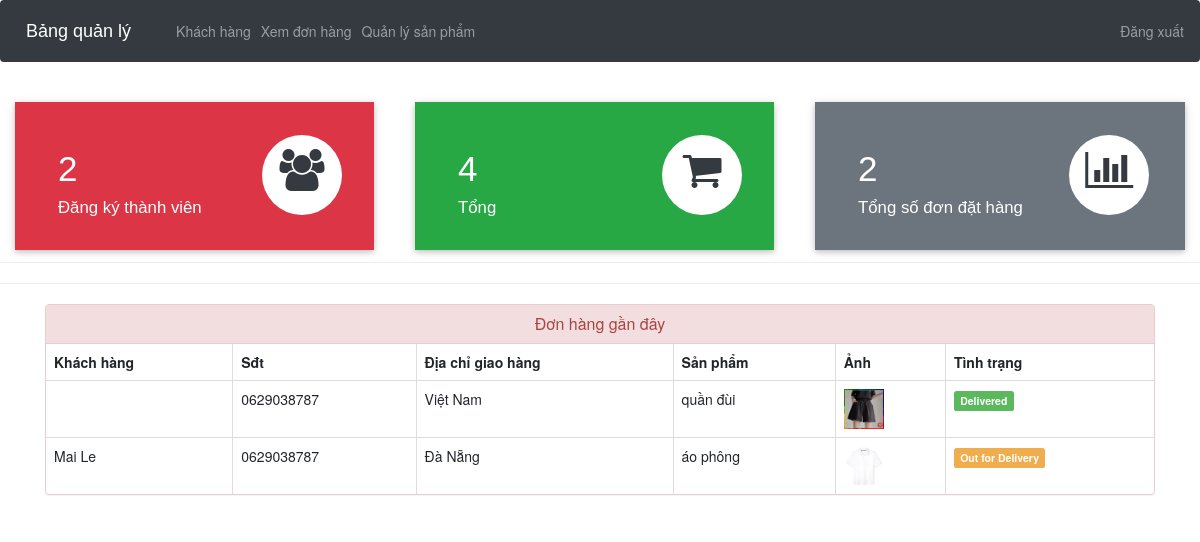
Page /admin-dashboard (signed in) on the committed database.
### ecom/models.py (models this page shows, shortened)
class Customer(models.Model):
    user=models.OneToOneField(User,on_delete=models.CASCADE)
    profile_pic= models.ImageField(upload_to='profile_pic/CustomerProfilePic/',null=True,blank=True)
    address = models.CharField(max_length=40)
    mobile = models.CharField(max_length=20,null=False)
    @property
    def get_name(self):
        return self.user.first_name+" "+self.user.last_name

class Orders(models.Model):
    STATUS =(
        ('Pending','Pending'),
        ('Order Confirmed','Order Confirmed'),
        ('Out for Delivery','Out for Delivery'),
        ('Delivered','Delivered'),
    )
    customer=models.ForeignKey('Customer', on_delete=models.CASCADE,null=True)
    product=models.ForeignKey('Product',on_delete=models.CASCADE,null=True)
    email = models.CharField(max_length=50,null=True)
    address = models.CharField(max_length=500,null=True)
    mobile = models.CharField(max_length=20,null=True)
    order_date= models.DateField(auto_now_add=True,null=True)
    status=models.CharField(max_length=50,null=True,choices=STATUS)

class Product(models.Model):
    name=models.CharField(max_length=40)
    product_image= models.ImageField(upload_to='product_image/',null=True,blank=True)
    price = models.PositiveIntegerField()
    description=models.CharField(max_length=40)

### ecom/views.py (the view)
# urls.py: path('admin-dashboard', views.admin_dashboard_view,name='admin-dashboard'),
@login_required(login_url='adminlogin')
def admin_dashboard_view(request):
    customercount=models.Customer.objects.all().count()
    productcount=models.Product.objects.all().count()
    ordercount=models.Orders.objects.all().count()
    orders=models.Orders.objects.all()
    ordered_products=[]
    ordered_bys=[]
    for order in orders:
        ordered_product=models.Product.objects.all().filter(id=order.product.id)
        ordered_by=models.Customer.objects.all().filter(id = order.customer.id)
        ordered_products.append(ordered_product)
        ordered_bys.append(ordered_by)
    mydict={
    'customercount':customercount,
    'productcount':productcount,
    'ordercount':ordercount,
    'data':zip(ordered_products,ordered_bys,orders),
    }
    return render(request,'ecom/admin_dashboard.html',context=mydict)

### templates/ecom/admin_dashboard.html
{% extends 'ecom/admin_base.html' %}
{% load static %}
{% block content %}
<br>
{%include 'ecom/admin_dashboard_cards.html'%}
<br><br><br><br><br>
<hr><hr>
<div class="container" >
    <div class="panel panel-danger" >
      <div class="panel-heading" style="text-align:center;">
        <h6 class="panel-title">Đơn hàng gần đây</h6>
      </div>
      <table class="table table-hover table-bordered" id="dev-table">
        <thead>
          <tr>
            <th>Khách hàng</th>
            <th>Sđt</th>
            <th>Địa chỉ giao hàng</th>
            <th>Sản phẩm</th>
            <th>Ảnh</th>
            <th>Tình trạng</th>
          </tr>
        </thead>
        {% for product,customer,order in data %}
        <tr>
          {% for c in customer %}
          <td> {{c.get_name}}</td>
          <td>{{c.mobile}}</td>
          <td>{{order.address}}</td>
          {% endfor %}
          {% for p in product %}
          <td> {{p.name}}</td>
          <td> <img src="{% static p.product_image.url %}" alt="Profile Pic" height="40px" width="40px" /></td>
          {% if order.status == 'Pending'%}
          <td> <span class="label label-info">{{order.status}}</span></td>
          {% elif order.status == 'Delivered' %}
          <td> <span class="label label-success">{{order.status}}</span></td>
          {% elif order.status == 'Out for Delivery' %}
          <td> <span class="label label-warning">{{order.status}}</span></td>
          {%else%}
            <td> <span class="label label-primary">{{order.status}}</span></td>
          {%endif%}
          {% endfor %}
        </tr>
        {% endfor %}
      </table>
  </div>
</div>
{% endblock content %}

### templates/ecom/admin_base.html (shortened to what this page needs)
<!DOCTYPE html>
{% load static %}
<html lang="en">
<head>
  <link rel="stylesheet" href="https://stackpath.bootstrapcdn.com/bootstrap/4.3.1/css/bootstrap.min.css">
  <link rel="stylesheet" href="https://maxcdn.bootstrapcdn.com/font-awesome/4.7.0/css/font-awesome.min.css">
</head>
<body>
  <div class="bs-example">
    <nav class="navbar navbar-expand-md navbar-dark fixed-top" style="background:#343A40;">
      <a href="/" class="navbar-brand">Bảng quản lý</a>
      <div class="collapse navbar-collapse justify-content-between" id="navbarCollapse">
        <div class="navbar-nav">
          <a href="/view-customer" class="nav-item nav-link">Khách hàng</a>
          <a href="/admin-view-booking" class="nav-item nav-link">Xem đơn hàng</a>
          <a href="/admin-products" class="nav-item nav-link">Quản lý sản phẩm</a>
        </div>
        <div class="navbar-nav navbar-right">
          <a href="/logout" class="nav-item nav-link"> Đăng xuất</a>
        </div>
      </div>
    </nav>
  </div>
  {% block content %}
  {% endblock content %}
<br><br><br><br><br><br><br><br>
</body>
</html>

### templates/ecom/admin_dashboard_cards.html (shortened to what this page needs)
<!DOCTYPE html>
<html lang="en" dir="ltr">
<head>
  <link rel="stylesheet" href="https://maxcdn.bootstrapcdn.com/bootstrap/3.4.1/css/bootstrap.min.css">
  <link rel="stylesheet" href="https://cdnjs.cloudflare.com/ajax/libs/font-awesome/4.7.0/css/font-awesome.min.css">
</head>
<body>
  <div class="market-updates">
    <div class="col-md-4 market-update-gd">
      <div class="market-update-block clr-block-1">
        <div class="col-md-8 market-update-left">
          <h3>{{customercount}}</h3>
          <h4>Đăng ký thành viên</h4>
        </div>
        <div class="col-md-4 market-update-right">
          <i class="fa fa-users"></i>
        </div>
        <div class="clearfix"> </div>
      </div>
    </div>
    <div class="col-md-4 market-update-gd">
      <div class="market-update-block clr-block-2">
        <div class="col-md-8 market-update-left">
          <h3>{{productcount}}</h3>
          <h4>Tổng</h4>
        </div>
        <div class="col-md-4 market-update-right">
          <i class="fa fa-shopping-cart"></i>
        </div>
        <div class="clearfix"> </div>
      </div>
    </div>
    <div class="col-md-4 market-update-gd">
      <div class="market-update-block clr-block-3">
        <div class="col-md-8 market-update-left">
          <h3>{{ordercount}}</h3>
          <h4>Tổng số đơn đặt hàng</h4>
        </div>
        <div class="col-md-4 market-update-right">
          <i class="fa fa-bar-chart"> </i>
        </div>
        <div class="clearfix"> </div>
      </div>
    </div>
  </div>
  <br><br>
</body>
</html>

### templates/ecom/admin_base.html (style rules this page uses)
.bs-example { margin: 0px; }
.navbar-brand { font-size: 20px; font-family: sans-serif; }
.fa { font-size: 23px; width: 60px; text-align: center; text-decoration: none; margin: 5px 2px; border-radius: 50%; }

### templates/ecom/admin_dashboard_cards.html (style rules this page uses)
.market-update-block { padding: 2em 2em; background: #999; }
.market-update-block h3 { color: #fff; font-size: 2.5em; font-family: 'Carrois Gothic', sans-serif; }
.market-update-block h4 { font-size: 1.2em; color: #fff; margin: 0.3em 0em; font-family: 'Carrois Gothic', sans-serif; }
.market-update-block.clr-block-1 { background: #DC3545; margin-right: 0.8em; box-shadow: 0 2px 5px 0 rgba(0, 0, 0, 0.16), 0 2px 10px 0 rgba(0, 0, 0, 0.12); transition: 0.5s all; -webkit-transition: 0.5s all; -moz-transition: 0.5s all; -o-transition: 0.5s all; }
.market-update-block.clr-block-2 { background: #28A745; margin-right: 0.8em; box-shadow: 0 2px 5px 0 rgba(0, 0, 0, 0.16), 0 2px 10px 0 rgba(0, 0, 0, 0.12); transition: 0.5s all; -webkit-transition: 0.5s all; -moz-transition: 0.5s all; -o-transition: 0.5s all; }
.market-update-block.clr-block-3 { background: #6C757D; box-shadow: 0 2px 5px 0 rgba(0, 0, 0, 0.16), 0 2px 10px 0 rgba(0, 0, 0, 0.12); transition: 0.5s all; -webkit-transition: 0.5s all; -moz-transition: 0.5s all; -o-transition: 0.5s all; }
.market-update-right i.fa.fa-users { font-size: 3em; color: #343A40; width: 80px; height: 80px; background: #fff; text-align: center; border-radius: 49px; -webkit-border-radius: 49px; -moz-border-radius: 49px; -o-border-radius: 49px; line-height: 1.7em; }
.market-update-right i.fa.fa-shopping-cart { font-size: 3em; color: #343A40; width: 80px; height: 80px; background: #fff; text-align: center; border-radius: 49px; -webkit-border-radius: 49px; -moz-border-radius: 49px; -o-border-radius: 49px; line-height: 1.7em; }
.market-update-right i.fa.fa-bar-chart { font-size: 3em; color: #343A40; width: 80px; height: 80px; background: #fff; text-align: center; border-radius: 49px; -webkit-border-radius: 49px; -moz-border-radius: 49px; -o-border-radius: 49px; line-height: 1.7em; }
.market-update-left { padding: 0px; }

### rows in the picture
Orders: address "Việt Nam", status "Delivered"
Customer: mobile "0629038787"
Product: name "quần đùi", product_image (picture)
Orders: address "Đà Nẵng", status "Out for Delivery"
Customer: get_name "Mai Le", mobile "0629038787"
Product: name "áo phông", product_image (picture)

### other values in the picture
{{ customercount }} "2"
{{ productcount }} "4"
{{ ordercount }} "2"
